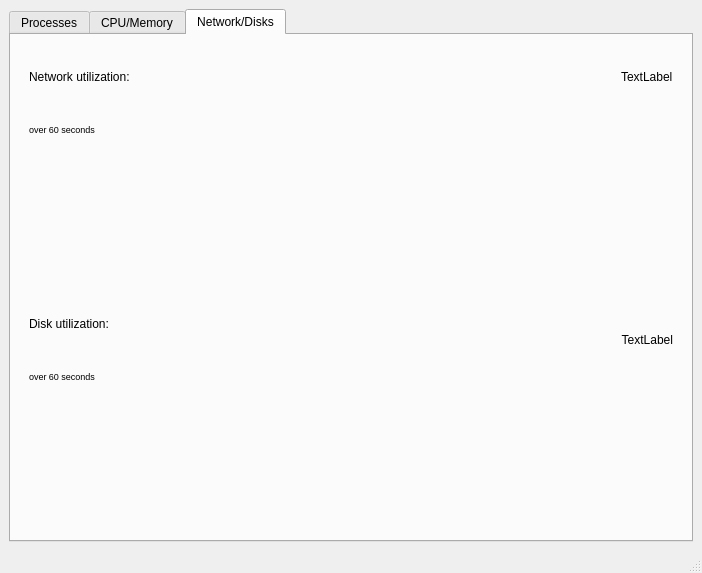
<?xml version="1.0" encoding="UTF-8"?>
<ui version="4.0">
 <class>MainWindow</class>
 <widget class="QMainWindow" name="MainWindow">
  <property name="geometry">
   <rect>
    <x>0</x>
    <y>0</y>
    <width>702</width>
    <height>573</height>
   </rect>
  </property>
  <property name="sizePolicy">
   <sizepolicy hsizetype="Preferred" vsizetype="Preferred">
    <horstretch>0</horstretch>
    <verstretch>0</verstretch>
   </sizepolicy>
  </property>
  <property name="windowTitle">
   <string>SysMonitor</string>
  </property>
  <widget class="QWidget" name="centralwidget">
   <property name="enabled">
    <bool>true</bool>
   </property>
   <layout class="QGridLayout" name="gridLayout_3">
    <item row="0" column="0">
     <widget class="QTabWidget" name="tabWidget">
      <property name="currentIndex">
       <number>2</number>
      </property>
      <widget class="QWidget" name="tab_2">
       <attribute name="title">
        <string>Processes</string>
       </attribute>
       <layout class="QGridLayout" name="gridLayout_7">
        <item row="2" column="0">
         <widget class="GraphicsLayoutWidget" name="widget_5" native="true">
          <property name="sizePolicy">
           <sizepolicy hsizetype="Preferred" vsizetype="Fixed">
            <horstretch>0</horstretch>
            <verstretch>0</verstretch>
           </sizepolicy>
          </property>
          <property name="minimumSize">
           <size>
            <width>0</width>
            <height>150</height>
           </size>
          </property>
         </widget>
        </item>
        <item row="0" column="0">
         <widget class="QTableWidget" name="tableWidget"/>
        </item>
        <item row="1" column="0">
         <widget class="QWidget" name="widget_3" native="true">
          <layout class="QHBoxLayout" name="horizontalLayout">
           <item>
            <widget class="QLabel" name="label_4">
             <property name="text">
              <string>CPU Hisory:</string>
             </property>
            </widget>
           </item>
           <item>
            <widget class="QLabel" name="label_7">
             <property name="text">
              <string>TextLabel</string>
             </property>
             <property name="alignment">
              <set>Qt::AlignRight|Qt::AlignTrailing|Qt::AlignVCenter</set>
             </property>
            </widget>
           </item>
          </layout>
         </widget>
        </item>
       </layout>
      </widget>
      <widget class="QWidget" name="tab">
       <attribute name="title">
        <string>CPU/Memory</string>
       </attribute>
       <layout class="QVBoxLayout" name="verticalLayout_2">
        <item>
         <widget class="QWidget" name="widget_6" native="true">
          <property name="sizePolicy">
           <sizepolicy hsizetype="Preferred" vsizetype="Fixed">
            <horstretch>0</horstretch>
            <verstretch>0</verstretch>
           </sizepolicy>
          </property>
          <property name="minimumSize">
           <size>
            <width>0</width>
            <height>20</height>
           </size>
          </property>
          <layout class="QGridLayout" name="gridLayout">
           <item row="0" column="0">
            <widget class="QLabel" name="label">
             <property name="text">
              <string>CPU Per Core History:</string>
             </property>
            </widget>
           </item>
           <item row="0" column="1">
            <widget class="QLabel" name="label_8">
             <property name="layoutDirection">
              <enum>Qt::LeftToRight</enum>
             </property>
             <property name="text">
              <string>Processor name</string>
             </property>
             <property name="alignment">
              <set>Qt::AlignRight|Qt::AlignTrailing|Qt::AlignVCenter</set>
             </property>
            </widget>
           </item>
           <item row="1" column="0">
            <widget class="QLabel" name="label_9">
             <property name="font">
              <font>
               <pointsize>7</pointsize>
              </font>
             </property>
             <property name="text">
              <string>% over 60 seconds</string>
             </property>
            </widget>
           </item>
           <item row="1" column="1">
            <widget class="QLabel" name="label_3">
             <property name="font">
              <font>
               <pointsize>7</pointsize>
              </font>
             </property>
             <property name="text">
              <string>Overall: </string>
             </property>
             <property name="alignment">
              <set>Qt::AlignRight|Qt::AlignTrailing|Qt::AlignVCenter</set>
             </property>
            </widget>
           </item>
          </layout>
         </widget>
        </item>
        <item>
         <widget class="GraphicsLayoutWidget" name="widget_2" native="true">
          <property name="sizePolicy">
           <sizepolicy hsizetype="Expanding" vsizetype="Expanding">
            <horstretch>0</horstretch>
            <verstretch>0</verstretch>
           </sizepolicy>
          </property>
         </widget>
        </item>
        <item>
         <widget class="QLabel" name="label_2">
          <property name="text">
           <string>Memory History:</string>
          </property>
         </widget>
        </item>
        <item>
         <widget class="GraphicsLayoutWidget" name="widget" native="true">
          <property name="sizePolicy">
           <sizepolicy hsizetype="Expanding" vsizetype="Preferred">
            <horstretch>0</horstretch>
            <verstretch>0</verstretch>
           </sizepolicy>
          </property>
          <property name="minimumSize">
           <size>
            <width>0</width>
            <height>150</height>
           </size>
          </property>
         </widget>
        </item>
        <item>
         <widget class="QWidget" name="widget_4" native="true">
          <property name="sizePolicy">
           <sizepolicy hsizetype="Preferred" vsizetype="Fixed">
            <horstretch>0</horstretch>
            <verstretch>0</verstretch>
           </sizepolicy>
          </property>
          <property name="minimumSize">
           <size>
            <width>0</width>
            <height>30</height>
           </size>
          </property>
          <layout class="QHBoxLayout" name="horizontalLayout_2">
           <item>
            <widget class="QLabel" name="label_5">
             <property name="text">
              <string>Mermory:</string>
             </property>
             <property name="alignment">
              <set>Qt::AlignCenter</set>
             </property>
            </widget>
           </item>
           <item>
            <widget class="QLabel" name="label_6">
             <property name="text">
              <string>Swap:</string>
             </property>
             <property name="alignment">
              <set>Qt::AlignCenter</set>
             </property>
            </widget>
           </item>
          </layout>
         </widget>
        </item>
       </layout>
      </widget>
      <widget class="QWidget" name="tab_3">
       <attribute name="title">
        <string>Network/Disks</string>
       </attribute>
       <layout class="QVBoxLayout" name="verticalLayout">
        <item>
         <widget class="QWidget" name="widget_9" native="true">
          <layout class="QGridLayout" name="gridLayout_2">
           <item row="0" column="0">
            <widget class="QLabel" name="label_10">
             <property name="text">
              <string>Network utilization:</string>
             </property>
            </widget>
           </item>
           <item row="0" column="1" alignment="Qt::AlignRight">
            <widget class="QLabel" name="label_11">
             <property name="text">
              <string>TextLabel</string>
             </property>
            </widget>
           </item>
           <item row="1" column="0">
            <widget class="QLabel" name="label_14">
             <property name="font">
              <font>
               <pointsize>7</pointsize>
              </font>
             </property>
             <property name="text">
              <string>over 60 seconds</string>
             </property>
            </widget>
           </item>
          </layout>
         </widget>
        </item>
        <item>
         <widget class="GraphicsLayoutWidget" name="widget_10" native="true"/>
        </item>
        <item>
         <widget class="QWidget" name="widget_7" native="true">
          <layout class="QGridLayout" name="gridLayout_4">
           <item row="0" column="0">
            <widget class="QLabel" name="label_12">
             <property name="text">
              <string>Disk utilization:</string>
             </property>
            </widget>
           </item>
           <item row="0" column="1" alignment="Qt::AlignRight|Qt::AlignBottom">
            <widget class="QLabel" name="label_13">
             <property name="text">
              <string>TextLabel</string>
             </property>
             <property name="alignment">
              <set>Qt::AlignBottom|Qt::AlignRight|Qt::AlignTrailing</set>
             </property>
            </widget>
           </item>
           <item row="1" column="0">
            <widget class="QLabel" name="label_15">
             <property name="font">
              <font>
               <pointsize>7</pointsize>
              </font>
             </property>
             <property name="text">
              <string>over 60 seconds</string>
             </property>
            </widget>
           </item>
          </layout>
         </widget>
        </item>
        <item>
         <widget class="GraphicsLayoutWidget" name="widget_8" native="true"/>
        </item>
       </layout>
      </widget>
     </widget>
    </item>
   </layout>
  </widget>
  <widget class="QMenuBar" name="menubar">
   <property name="geometry">
    <rect>
     <x>0</x>
     <y>0</y>
     <width>702</width>
     <height>22</height>
    </rect>
   </property>
  </widget>
  <widget class="QStatusBar" name="statusbar"/>
 </widget>
 <customwidgets>
  <customwidget>
   <class>GraphicsLayoutWidget</class>
   <extends>QWidget</extends>
   <header>pyqtgraph</header>
   <container>1</container>
  </customwidget>
 </customwidgets>
 <resources/>
 <connections/>
</ui>
